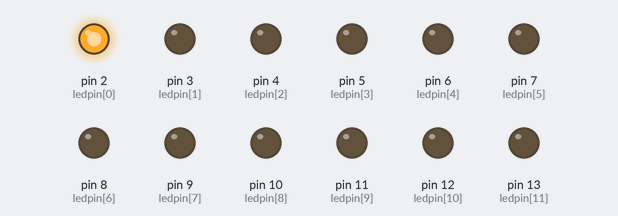
Simulated run of this sketch. Board: Arduino Uno, built with avr-gcc and run on an emulated ATmega328P. Shown: output pins drawn as LEDs (lit = HIGH).

Above: at 0.05 s.
At 0.75 s:
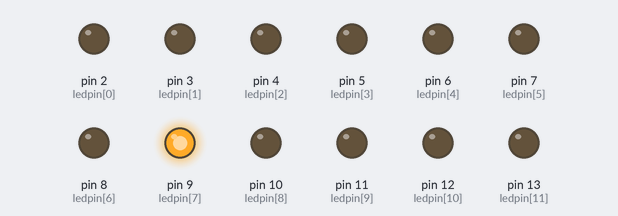
At 1.45 s:
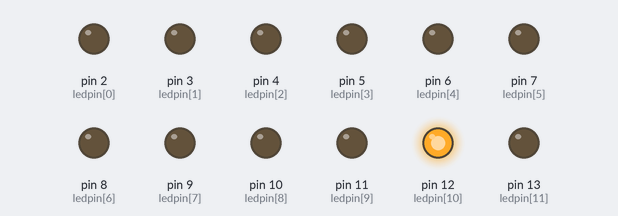
At 2.85 s:
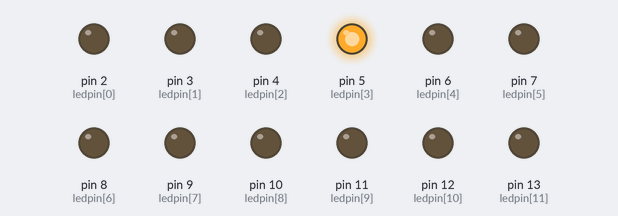
At 4.15 s:
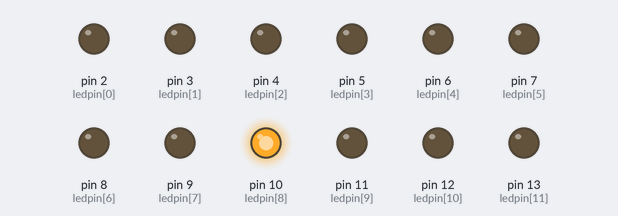
At 5.65 s:
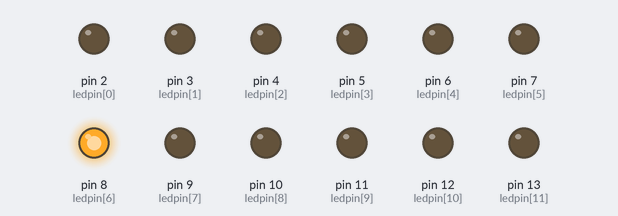
Timing chart, 0 to 6.0 s (numbered marks = the images above):
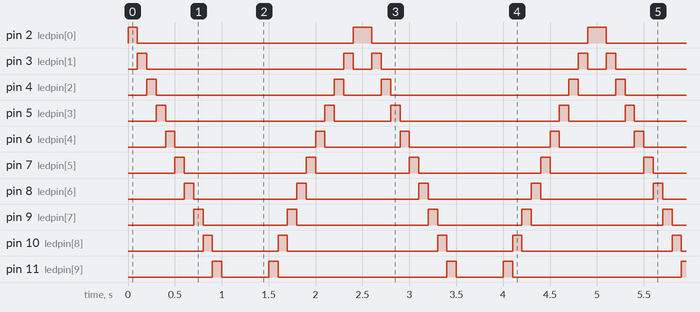

Measured:
- by itself, pin 2 (ledpin[0]): repeats every 2.5 s: LOW 2.3 s, HIGH 0.20 s
- by itself, pin 3 (ledpin[1]): repeats every 2.5 s: LOW 2.1 s, HIGH 0.10 s, LOW 0.20 s, HIGH 0.10 s
- by itself, pin 4 (ledpin[2]): repeats every 2.5 s: LOW 1.9 s, HIGH 0.10 s, LOW 0.40 s, HIGH 0.10 s
- by itself, pin 5 (ledpin[3]): repeats every 2.5 s: LOW 1.7 s, HIGH 0.10 s, LOW 0.60 s, HIGH 0.10 s
- by itself, pin 6 (ledpin[4]): repeats every 2.5 s: LOW 1.5 s, HIGH 0.10 s, LOW 0.80 s, HIGH 0.10 s
- by itself, pin 7 (ledpin[5]): repeats every 2.5 s: LOW 1.3 s, HIGH 0.10 s, LOW 1.0 s, HIGH 0.10 s
- by itself, pin 8 (ledpin[6]): alternates HIGH for 0.10 s and LOW for 1.1 s
- by itself, pin 9 (ledpin[7]): repeats every 2.5 s: LOW 0.90 s, HIGH 0.10 s, LOW 1.4 s, HIGH 0.10 s

The sketch:

sketch_oct17a.ino
```cpp
int ledpin[12]={2,3,4,5,6,7,8,9,10,11,12,13};

void setup() {

for (int n =0;n<12;n++){
    pinMode(ledpin[n],OUTPUT);
}

}

void loop() {

 for (int i=0;i<12;i++){

digitalWrite(ledpin[i],HIGH);
delay(100);
digitalWrite(ledpin[i],LOW);
}

delay(100);

 for (int y=11;y>=0;y--){

digitalWrite(ledpin[y],HIGH);
delay(100);
digitalWrite(ledpin[y],LOW);
}

}
```
